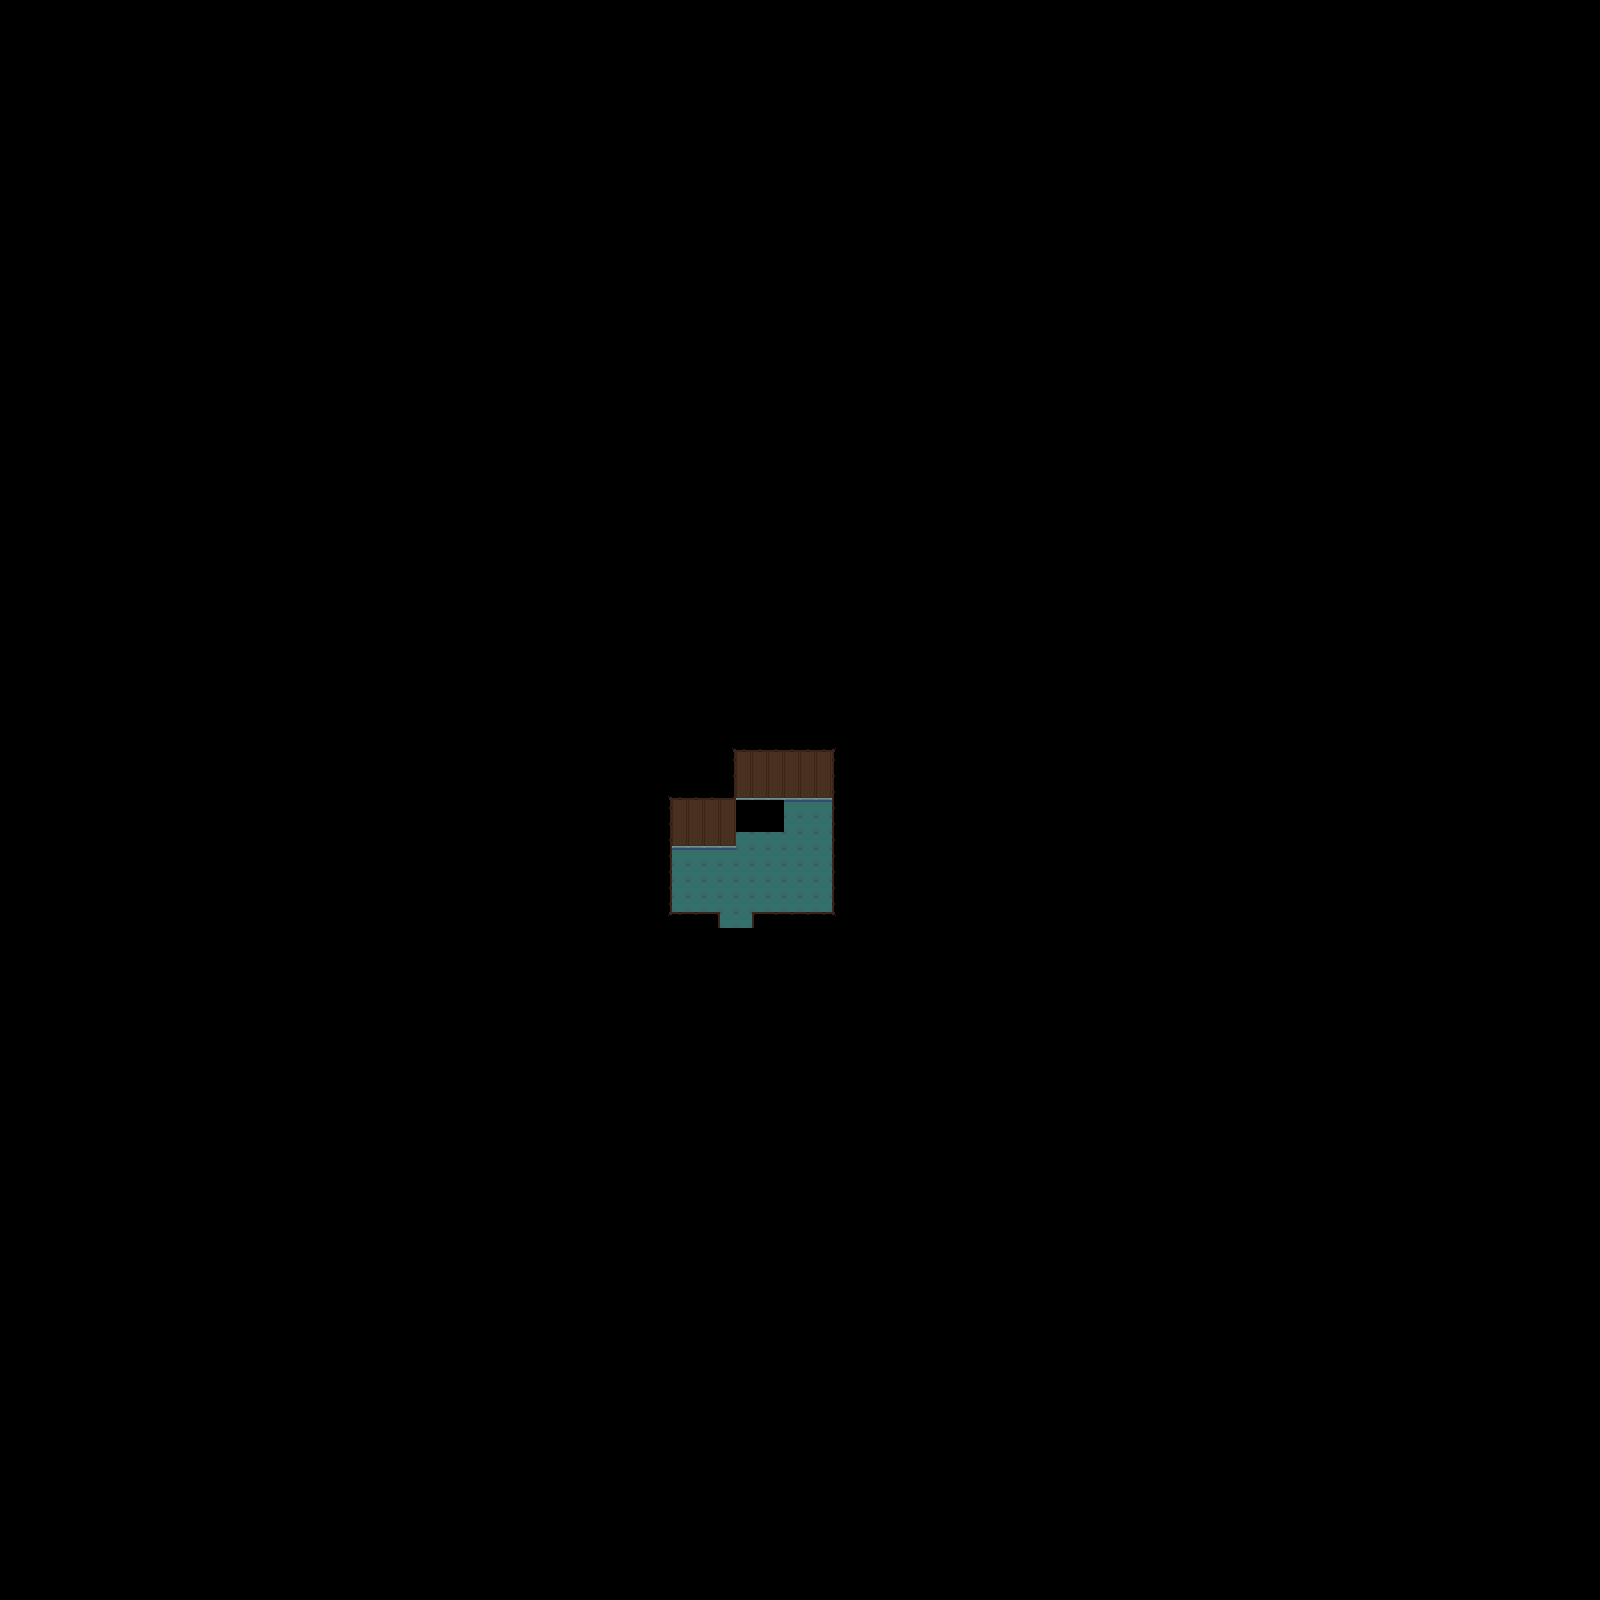

A 2D game scene composited from a Tiled map and its tileset images. What follows is a short description and the map's XML, with each tile layer's data collapsed to a summary:
An orthogonal 100x100 tile map with 16x16 px tiles, 1 tile layer (Tile Layer 1).

<map version="1.2" tiledversion="1.3.1" orientation="orthogonal" renderorder="right-down" compressionlevel="-1" width="100" height="100" tilewidth="16" tileheight="16" infinite="0" nextlayerid="2" nextobjectid="1">
 <tileset firstgid="1" source="../Assets/douglas_exit_tileset.tsx" />
 <layer id="1" name="Tile Layer 1" width="100" height="100">
  <data>[10000 cells, 126 non-empty, 15 distinct tile ids]</data>
 </layer>
</map>
